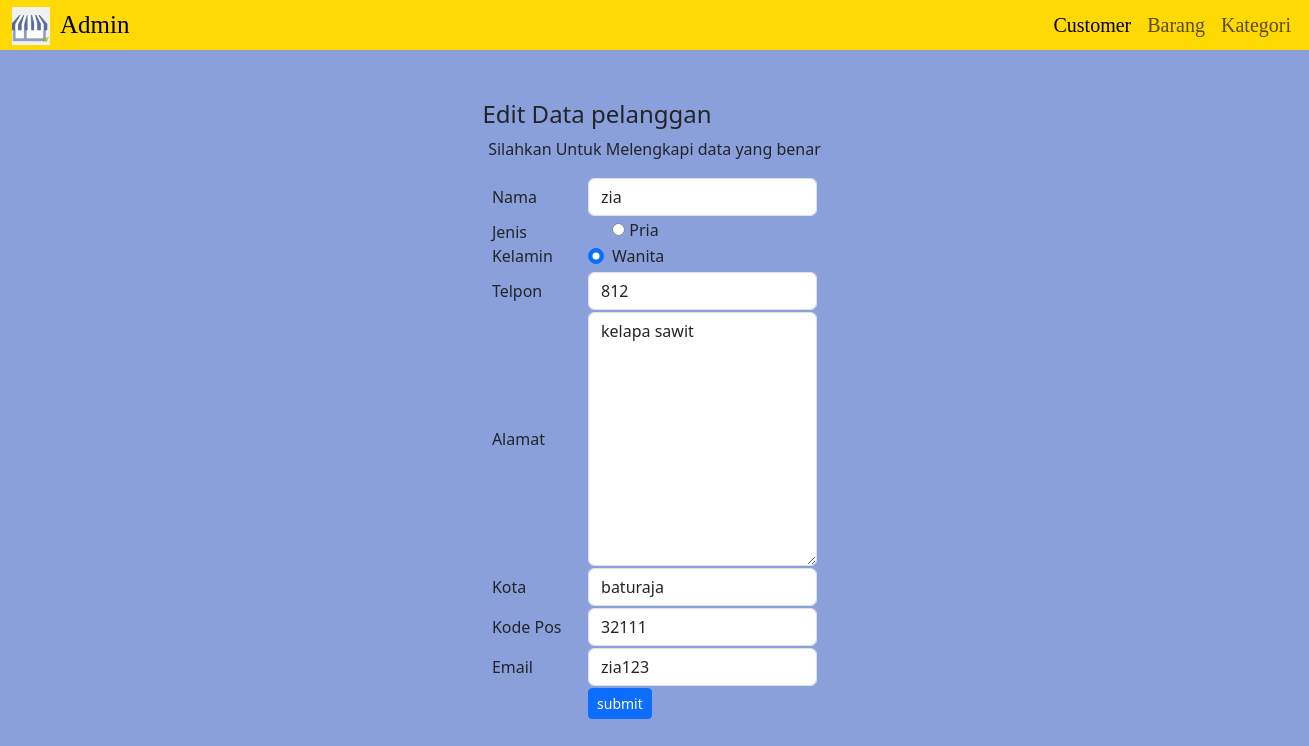
The app's page /tokoaksesoris/pelanggan/edit.php?id=2 with its own data.
### tables this page shows
CREATE TABLE `pelanggan` (
  `id` int(11) NOT NULL,
  `nama` varchar(50) DEFAULT NULL,
  `jenis_kelamin` enum('Pria','Wanita') DEFAULT NULL,
  `no_telp` int(13) DEFAULT NULL,
  `alamat` text DEFAULT NULL,
  `kota` varchar(50) DEFAULT NULL,
  `kode_pos` int(13) DEFAULT NULL,
  `email` varchar(25) DEFAULT NULL
);

### tokoaksesoris/pelanggan/edit.php (the view, shortened to what this page needs)
<!DOCTYPE html>
<html lang="en">
<head>
    <link href="https://cdn.jsdelivr.net/npm/bootstrap@5.3.2/dist/css/bootstrap.min.css" rel="stylesheet">
</head>
<?php
include("connection.php");
$id= $_GET['id'];
$pelanggan = mysqli_query($connection, " SELECT * FROM pelanggan WHERE id = '$id'");
foreach ($pelanggan as $pelanggan) {
    $nama = $pelanggan['nama'];
    $jenis_kelamin= $pelanggan['jenis_kelamin'];
    $no_telp= $pelanggan['no_telp'];
    $alamat= $pelanggan['alamat'];
    $kota= $pelanggan['kota'];
    $kode_pos= $pelanggan['kode_pos'];
    $email= $pelanggan['email'];
}
?>
<body style="background-color: #8aa0db;">
    <nav class="navbar navbar-expand-lg bg-body-#ffd903;" style="background-color: #ffd903; height: 50px;">
        <div class="container-fluid">
            <img src="penjualan.png" alt="Logo" width="70" height="40" style="padding-top: 2px; ">
            <a class="navbar-brand" href="#" style="margin-left: 10px; font-family:Times New Roman;font-size: 25px;">Admin</a>
            <div class="collapse navbar-collapse" id="navbarNavAltMarkup">
                <div class="navbar-nav">
                    <a class="nav-link active" aria-current="page" href="http://localhost/Tugas_php/Sesi29/index.php" style="margin-left: 900px; font-family:Times New Roman; font-size: 20px;">Customer</a>
                    <a class="nav-link" href="http://localhost/Tugas_php/Sesi29/barang/index.php" style="font-family:Times New Roman; font-size: 20px;">Barang</a>
                    <a class="nav-link" href="http://localhost/Tugas_php/Sesi29/kategori/index.php" style="font-family:Times New Roman; font-size: 20px;">Kategori</a>
                </div>
            </div>
        </div>
    </nav>
    <form name="tambahlanggananForm" action="proses_edit_pelanggan.php?id=<?php echo $id; ?>" method="post" onsubmit="return validateForm();">
        <h4 style="margin-top: 50px;  text-align: center; margin-right: 115px;">Edit Data pelanggan</h4>
        <p style="text-align: center; ">Silahkan Untuk Melengkapi data yang benar</p>
        <table width="25%" align="center">
            <tr>
                <td>
                    Nama
                </td>
                <td><input type="text" class="form-control" name="nama" value="<?php echo $nama; ?>"></td>
            </tr>
            <tr>
                <td>
                    Jenis Kelamin
                </td>
                <td>
                    <div class="form-check" >
                        <?php
                        if($jenis_kelamin == 'Pria'){
                            echo'<input class="form-check-input" type="radio" name="jenis_kelamin" value="Pria" checked="">';
                        }else{
                            echo '<input class="form-check-button" type="radio" name="jenis_kelamin" value="Pria">';
                        }
                        ?>
                        <label class="form-check-label">Pria</label>
                    </div>
                    <div class="form-check" >
                        <?php
                        if($jenis_kelamin == 'Wanita'){
                            echo'<input class="form-check-input" type="radio" name="jenis_kelamin" value="Wanita" checked="">';
                        }else{
                            echo '<input class="form-check-button" type="radio" name="jenis_kelamin" value="Wanita">';
                        }
                        ?>
                        <label class="form-check-label">Wanita</label>
                    </div>
                </td>
            </tr>
            <tr>
                <td>
                    Telpon
                </td>
                <td><input type="number" name="no_telp" class="form-control" value="<?php echo $no_telp; ?>"></td>
            </tr>
            <tr>
                <td>
                    Alamat
                </td>
                <td> <textarea class="form-control" name="alamat" id="" rows="10"><?php echo $alamat; ?></textarea></td>
            </tr>
            <tr>
                <td>
                    Kota
                </td>
                <td><input type="text" class="form-control" name="kota" value="<?php echo $kota; ?>"></td>
            </tr>
            <tr>
                <td>
                    Kode Pos
                </td>
                <td><input type="number" name="kode_pos" class="form-control" value="<?php echo $kode_pos; ?>"></td>
            </tr>
            <tr>
            <tr>
                <td>
                    Email
                </td>
                <td><input type="text" name="email" class="form-control" value="<?php echo $email; ?>"></td>
            </tr>
            <td></td>
            <td> <input type="submit" name="submit" value="submit" class="btn btn-primary btn-sm"></td>
            </tr>
        </table>
    </form>
</body>
</html>

### records on screen
pelanggan: nama "zia", no_telp "812", alamat "kelapa sawit", kota "baturaja", kode_pos "32111", email "zia123"
